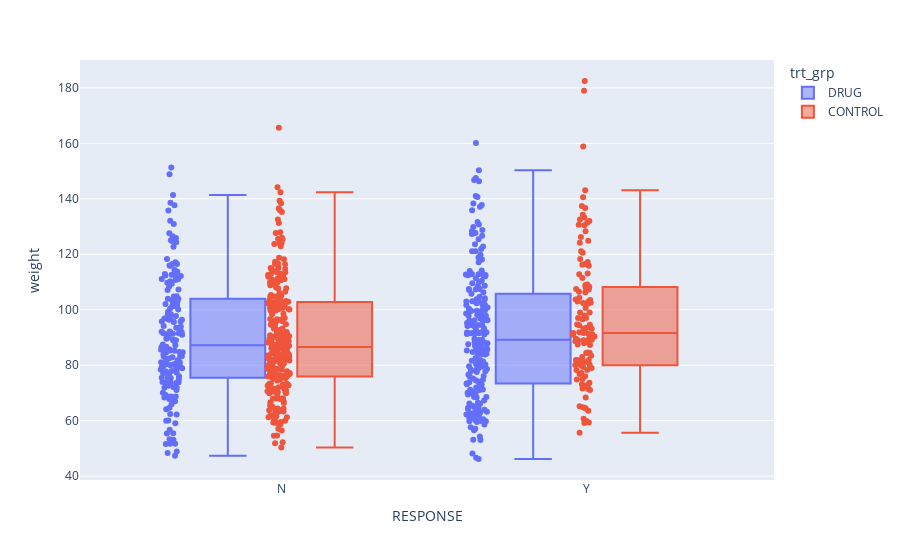

Notebook cell for this chart:
### Code cell
px.box(df_merged, x="RESPONSE", y="weight", color="trt_grp", points="all")

### Figure 1 — Plotly figure (JSON) as saved in the notebook; plotly's stock layout.template omitted (floating-point values rounded to 4 significant figures; data arrays with more than 128 entries replaced by an {"elided": "..."} marker saying what was removed)
{"data": [{"alignmentgroup": "True", "boxpoints": "all", "hovertemplate": "trt_grp=DRUG<br>RESPONSE=%{x}<br>weight=%{y}<extra></extra>", "legendgroup": "DRUG", "marker": {"color": "#636efa"}, "name": "DRUG", "notched": false, "offsetgroup": "DRUG", "orientation": "v", "showlegend": true, "type": "box", "x": {"elided": "383 str values"}, "x0": " ", "xaxis": "x", "y": {"elided": "383 float values"}, "y0": " ", "yaxis": "y"}, {"alignmentgroup": "True", "boxpoints": "all", "hovertemplate": "trt_grp=CONTROL<br>RESPONSE=%{x}<br>weight=%{y}<extra></extra>", "legendgroup": "CONTROL", "marker": {"color": "#EF553B"}, "name": "CONTROL", "notched": false, "offsetgroup": "CONTROL", "orientation": "v", "showlegend": true, "type": "box", "x": {"elided": "385 str values"}, "x0": " ", "xaxis": "x", "y": {"elided": "385 float values"}, "y0": " ", "yaxis": "y"}], "layout": {"boxmode": "group", "legend": {"title": {"text": "trt_grp"}, "tracegroupgap": 0}, "margin": {"t": 60}, "xaxis": {"anchor": "y", "domain": [0, 1], "title": {"text": "RESPONSE"}}, "yaxis": {"anchor": "x", "domain": [0, 1], "title": {"text": "weight"}}}}
